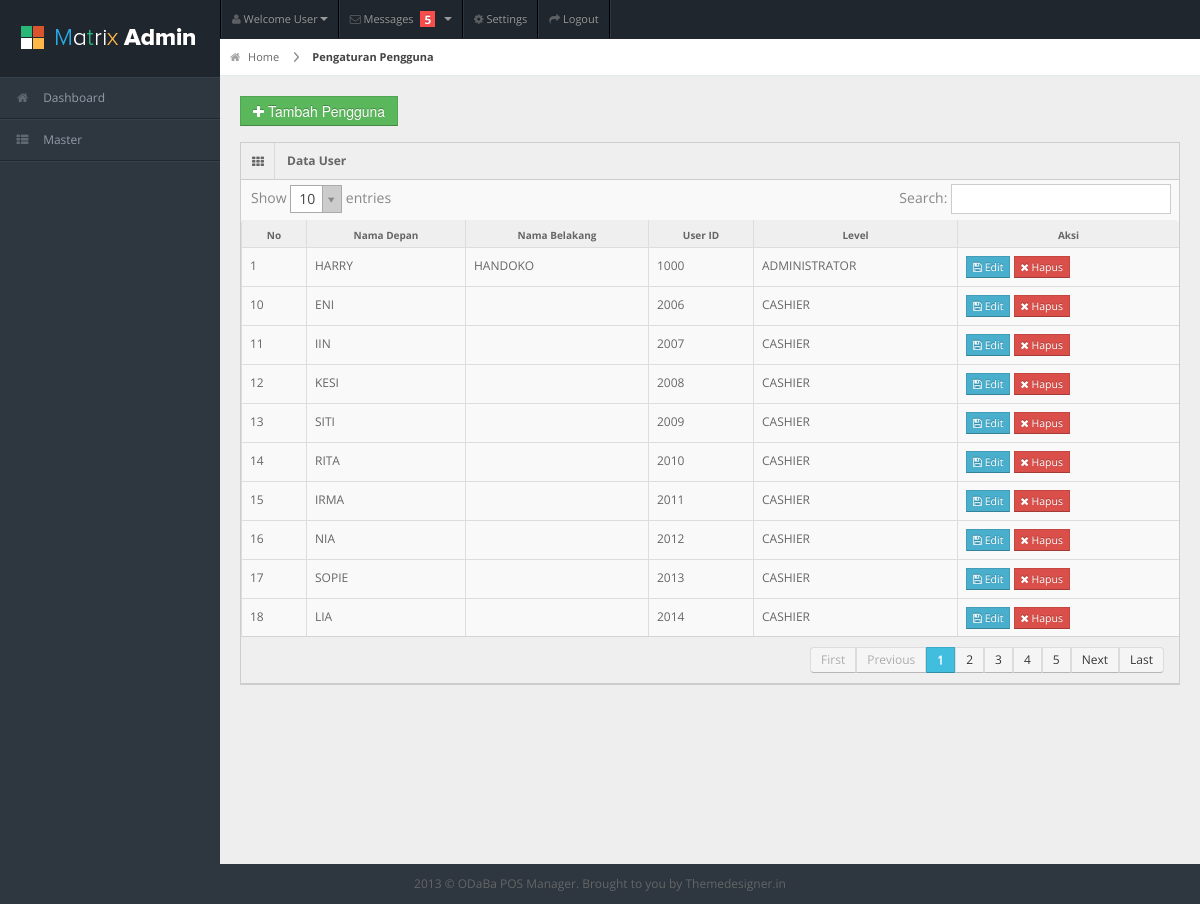
The page /manager/ms_user.php on the database its author committed.
### tables this page shows
CREATE TABLE IF NOT EXISTS `user` (
  `ID_USER` int(5) NOT NULL AUTO_INCREMENT,
  `USER_ID` varchar(8) DEFAULT NULL,
  `USER_PASS` varchar(8) NOT NULL,
  `FIRST_NAME` varchar(30) DEFAULT NULL,
  `LAST_NAME` varchar(30) DEFAULT NULL,
  `PHONE_NO` varchar(20) DEFAULT NULL,
  `IS_DRIVER` int(1) DEFAULT NULL,
  `AVAILABLE_FOR_DELIVERY` bit(1) DEFAULT NULL,
  `ACTIVE` bit(1) DEFAULT NULL,
  `USER_TYPE_ID` int(2) DEFAULT NULL,
  PRIMARY KEY (`ID_USER`),
  UNIQUE KEY `USER_PASS` (`USER_PASS`),
  UNIQUE KEY `USER_ID` (`USER_ID`)
);

CREATE TABLE IF NOT EXISTS `user_type` (
  `ID` int(5) NOT NULL AUTO_INCREMENT,
  `USER_TYPE` varchar(60) DEFAULT NULL,
  PRIMARY KEY (`ID`)
);

### manager/ms_user.php (the view, shortened to what this page needs)
<?php
include "../connection/function.php";
$act 	= isset($_GET['act']) ? $_GET['act'] : '';
?>
<?php include "header.php"; ?>
<div id="content">
	<div id="content-header">
		<div id="breadcrumb"> <a href="." title="Go to Home" class="tip-bottom"><i class="icon-home"></i> Home </a>
		<a href="#" class="current">Pengaturan Pengguna</a>
		</div>
	</div>
<?php if($act=='insert' || $act=='edit'){ ?>
	<div class="container-fluid">
		<div class="row-fluid">
			<div class="span6">
			  <div class="widget-box">
			    <div class="widget-title"> <span class="icon"> <i class="icon-align-justify"></i> </span>
			      <h5>DATA PENGGUNA</h5>
			    </div>
			    <div class="widget-content nopadding">
			      <form name="form" class="form-horizontal" method="post" enctype="multipart/form-data" role="form" action="">
			      	<div class="control-group">
			          <label class="control-label">User ID</label>
			          <div class="controls">
			            <input name="userid" type="text" onkeypress="return isNumberKey(event)" maxlength="6" class="span11" placeholder="User ID" value="<?php echo isset($rwcatedt[1]) ? $rwcatedt[1] : ''; ?>" required/>
			            <input type="hidden" name="id" value="<?php echo isset($rwcatedt[0]) ? $rwcatedt[0] : ''; ?>">
			          </div>
			        </div>
			        <div class="control-group">
			          <label class="control-label">User Passcode</label>
			          <div class="controls">
			            <input name="userpass" type="text" onkeypress="return isNumberKey(event)" maxlength="6" class="span11" placeholder="User Passcode" value="<?php echo isset($rwcatedt[2]) ? $rwcatedt[2] : ''; ?>" required/>
			          </div>
			        </div>
			        <div class="control-group">
			          <label class="control-label">First Name</label>
			          <div class="controls">
			            <input name="firstname" type="text"  class="span11" placeholder="First Name"  value="<?php echo isset($rwcatedt[3]) ? $rwcatedt[3] : ''; ?>" required/>
			          </div>
			        </div>
			        <div class="control-group">
			          <label class="control-label">Last Name</label>
			          <div class="controls">
			            <input name="lastname" type="text" class="span11" placeholder="Last Name" value="<?php echo isset($rwcatedt[4]) ? $rwcatedt[4] : ''; ?>" required/>
			          </div>
			        </div>
			        <label class="control-label">Kategori Menu</label>
					<div class="controls">
						<select name="usertypeid">
							<?php
							if($act=='insert'){
							$qmenucat = mysqli_query($connection,"select * from user_type where USER_TYPE <> 'Administrator'");
							while($rwctgr = mysqli_fetch_row($qmenucat)){
							echo "<option value=\"$rwctgr[0]\">$rwctgr[1]</option>";
								}
							}elseif($act=='edit'){
							echo "<option value=\"$rwcatedt[10]\">$rwcatedt[11]</option>";
							$qmenucat = mysqli_query($connection,"select * from user_type where USER_TYPE <> 'Administrator'");
							while($rwctgr = mysqli_fetch_row($qmenucat)){
							echo "<option value=\"$rwctgr[0]\">$rwctgr[1]</option>";
								}
							}
							?>
						</select>
					</div>
			        <div class="form-actions">
			          <button type="Submit" name="btnsave" class="btn btn-success"><i class="icon-save"></i> Simpan</button>
			          <button type="button" name="btncancel" class="btn btn-danger" onclick="window.location.href='?page=msuser'"><i class="icon-undo"></i> Batal</button>
			        </div>
			      </form>
			    </div>
			  </div>
			</div>
		</div>
	</div>
<?php }else{ ?>
	<div class="container-fluid">
		<div class="row-fluid"><button class="btn btn-sm btn-success" onclick="window.location.href='?page=msuser&amp;act=insert'"><i class="icon-plus"></i> Tambah Pengguna</button></div>
        <div class="widget-box">
			<div class="widget-title"> <span class="icon"><i class="icon-th"></i></span>
				<h5>Data User</h5>
			</div>
			<div class="widget-content nopadding">
				<table class="table table-bordered data-table">
				  <thead>
				    <tr>
				      <th>No</th>
				      <th>Nama Depan</th>
				      <th>Nama Belakang</th>
				      <th>User ID</th>
				      <th>Level</th>
				      <th>Aksi</th>
				    </tr>
				  </thead>
				  <tbody>
				    <tr>
						<?php
						$qmscat = mysqli_query($connection,"select * from user u left join user_type t on t.ID = u.USER_TYPE_ID ");
						$no=0;
						while($rwmscat = mysqli_fetch_row($qmscat)){
						$no++;?>
						<td><?php echo $no;?></td>
						<td><?php echo strtoupper($rwmscat[3]) ?></td>
						<td><?php echo strtoupper($rwmscat[4]) ?></td>
						<td><?php echo $rwmscat[1] ?></td>
						<td><?php echo $rwmscat[11] ?></td>
						<td><a href="?page=msuser&amp;act=edit&amp;id=<?php echo $rwmscat[0] ?>" class="btn btn-mini btn-info"><i class="icon-save"></i> Edit</a>
						<a href="?page=msuser&amp;act=del&amp;id=<?php echo $rwmscat[0] ?>" onClick="return confirm('Are you sure delete this data ?')" class="btn btn-mini btn-danger"><i class="icon-remove"></i> Hapus</a></td>
				    </tr>
				    <?php } ?>
				  </tbody>
				</table>
			</div>
        </div>
	</div>
<?php } ?>
</div>
<?php include "footer.php"; ?>

### manager/css/matrix-style.css (style rules this page uses)
* { outline:none !important; -moz-outline: none !important; }
html, body { height:100% }
body { overflow-x: hidden; margin-top: -10px; font-family: 'Open Sans', sans-serif; font-size:12px; color:#666; }
a { color:#666; }
select, textarea, input[type="text"], input[type="password"], input[type="datetime"], input[type="datetime-local"], input[type="date"], input[type="month"], input[type="time"], input[type="week"], input[type="number"], input[type="email"], input[type="url"], input[type="search"], input[type="tel"], input[type="color"], .uneditable-input, .label, .dropdown-menu, .btn, .well, .progress, .table-bordered, .btn-group > .btn:first-child, .btn-group > .btn:last-child, .btn-group > .btn:last-child, .btn-group > .dropdown-toggle, .alert { border-radius:0px; }
.btn, textarea, input[type="text"], input[type="password"], input[type="datetime"], input[type="datetime-local"], input[type="date"], input[type="month"], input[type="time"], input[type="week"], input[type="number"], input[type="email"], input[type="url"], input[type="search"], input[type="tel"], input[type="color"], .uneditable-input { box-shadow:none; }
.progress, .progress-success .bar, .progress .bar-success, .progress-warning .bar, .progress .bar-warning, .progress-danger .bar, .progress .bar-danger, .progress-info .bar, .progress .bar-info, .btn, .btn-primary { background-image:none; }
#content { background: none repeat scroll 0 0 #eeeeee; margin-left: 220px; margin-right: 0; padding-bottom: 25px; position: relative; min-height:100%; width: auto; }
#content-header { position: abslute; width: 100%; margin-top: -38px; z-index: 20; }
.container-fluid .row-fluid:first-child { margin-top: 20px; }
#breadcrumb { background-color: #fff; border-bottom: 1px solid #e3ebed; }
#breadcrumb a { padding: 8px 20px 8px 10px; display: inline-block; background-image: url('../img/breadcrumb.png'); background-position: center right; background-repeat: no-repeat; font-size: 11px; color: #666666; }
#breadcrumb a:last-child { background-image:none; }
#breadcrumb a.current { font-weight: bold; color: #444444; }
#breadcrumb a i { margin-right: 5px; opacity: .6; }
.stat-boxes .peity_bar_good, .stat-boxes .peity_line_good, { color: #459D1C; }
.widget-box { background: none repeat scroll 0 0 #F9F9F9; border-left: 1px solid #CDCDCD; border-top: 1px solid #CDCDCD; border-right: 1px solid #CDCDCD; clear: both; margin-top: 16px; margin-bottom: 16px; position: relative; }
.widget-title, .modal-header, .table th, div.dataTables_wrapper .ui-widget-header { background:#efefef; border-bottom: 1px solid #CDCDCD; height: 36px; }
.widget-title span.icon { padding: 9px 10px 7px 11px; float: left; border-right:1px solid #dadada; }
.widget-title h5 { color: #666; float: left; font-size: 12px; font-weight: bold; padding: 12px; line-height: 12px; margin: 0; }
.widget-content { padding:15px; border-bottom: 1px solid #cdcdcd; }
.table th { height: auto; font-size: 10px; padding: 5px 10px 2px; border-bottom: 0; text-align: center; color: #666666; }
.nopadding { padding: 0 !important; }
.nopadding .table { margin-bottom: 0; }
.nopadding .table-bordered { border: 0; }

### manager/css/matrix-media.css (style rules this page uses)
body { background:#2E363F; }

### rows shown on the page
user: FIRST_NAME "HARRY", LAST_NAME "HANDOKO", USER_ID "1000", USER_TYPE_ID.USER_TYPE "ADMINISTRATOR"
user: FIRST_NAME "ENI", USER_ID "2006", USER_TYPE_ID.USER_TYPE "CASHIER"
user: FIRST_NAME "IIN", USER_ID "2007", USER_TYPE_ID.USER_TYPE "CASHIER"
user: FIRST_NAME "KESI", USER_ID "2008", USER_TYPE_ID.USER_TYPE "CASHIER"
user: FIRST_NAME "SITI", USER_ID "2009", USER_TYPE_ID.USER_TYPE "CASHIER"
user: FIRST_NAME "RITA", USER_ID "2010", USER_TYPE_ID.USER_TYPE "CASHIER"
user: FIRST_NAME "IRMA", USER_ID "2011", USER_TYPE_ID.USER_TYPE "CASHIER"
user: FIRST_NAME "NIA", USER_ID "2012", USER_TYPE_ID.USER_TYPE "CASHIER"
user: FIRST_NAME "SOPIE", USER_ID "2013", USER_TYPE_ID.USER_TYPE "CASHIER"
user: FIRST_NAME "LIA", USER_ID "2014", USER_TYPE_ID.USER_TYPE "CASHIER"
